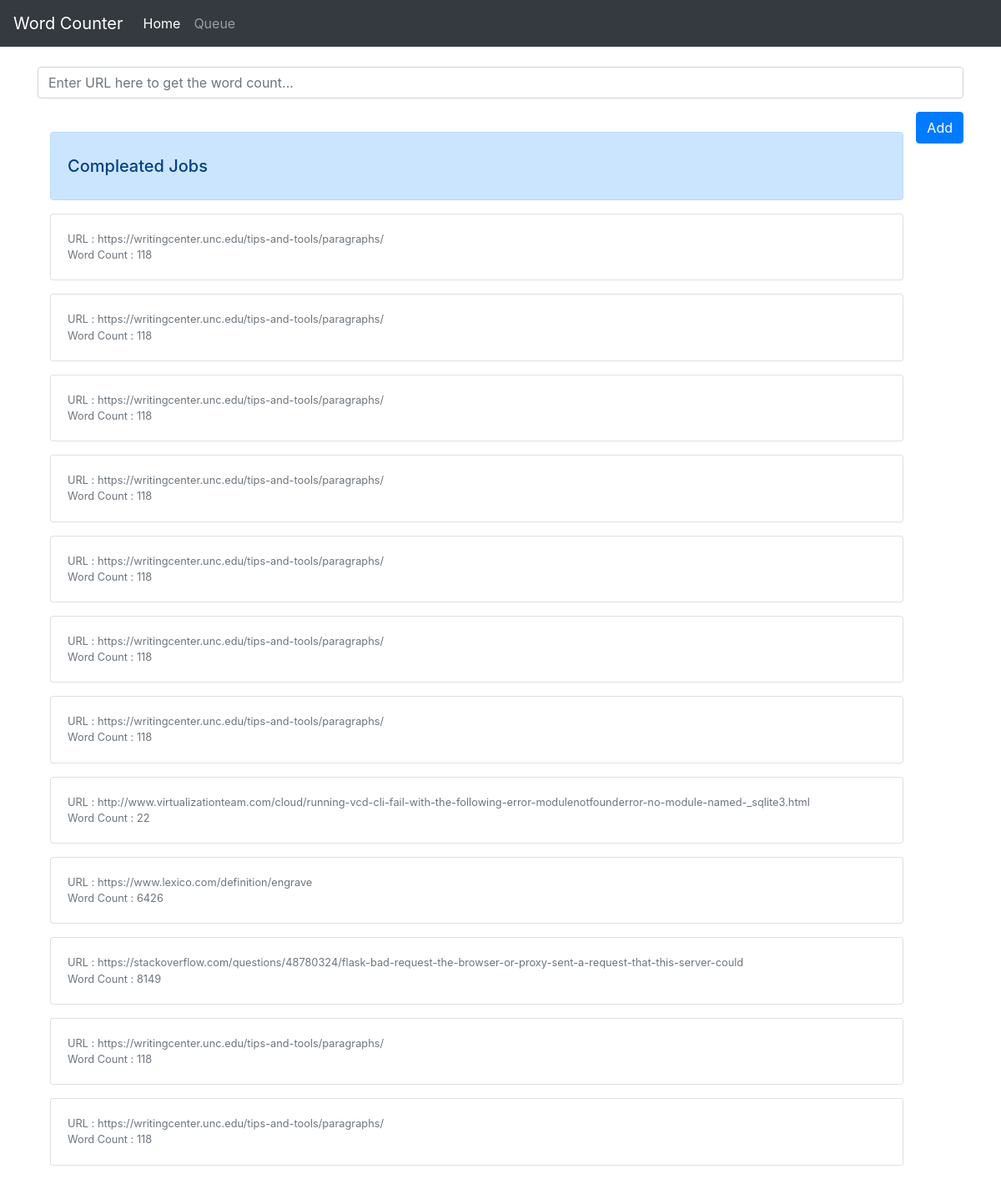
/index, run on the app's committed database.
### routes.py (models this page shows, shortened)
class jobsdb(db.Model):
    jobid = db.Column(db.Integer, primary_key=True)
    url = db.Column(db.String, nullable=False, primary_key=False)
    status = db.Column(db.String, nullable=False, primary_key=False)
    jobresult = db.Column(db.String, nullable=False, primary_key=False)
    isActive = db.Column(db.Boolean, nullable=False, primary_key=False)
    timeTaken = db.Column(db.String, nullable=False, primary_key=False)

### routes.py (the view, shortened to what this page needs)
@app.route('/index', methods=['GET', 'POST'])
def index():
    jobs = q.jobs  # Get a list of jobs in the queue
    jobs = db.session.query(jobsdb).filter(jobsdb.jobresult != '')
    return render_template('index.html',jobs=jobs)

### templates/index.html (shortened to what this page needs)
<!DOCTYPE html>
<html>
  <head>
    <link rel="stylesheet" href="https://stackpath.bootstrapcdn.com/bootstrap/4.3.1/css/bootstrap.min.css">
  </head>
  <body>
    <nav class="navbar navbar-expand-lg navbar-dark bg-dark">
      <a class="navbar-brand" href="#">Word Counter</a>
      <div class="collapse navbar-collapse" id="navbarNavDropdown">
        <ul class="navbar-nav">
          <li class="nav-item active">
            <a class="nav-link" href="index">Home <span class="sr-only">(current)</span></a>
          </li>
          <li class="nav-item">
            <a class="nav-link" href="qjobs">Queue</a>
          </li>
        </ul>
      </div>
    </nav>
<br />
    <div class="container">
      <form role="form" method='POST' action='/index'>
        <div class="form-group">
          <input type="text" name="url" class="form-control" id="url-box" placeholder="Enter URL here to get the word count..."  autofocus required>
        </div>
        <button style="float: right;" type="submit" class="btn btn-primary">Add</button>
      </form>
      <br>
    </div>
    <div class="container">
    <div class="row">
      <div class="col">
    <div class="alert alert-primary" role="alert">
        <h5 class="mt-3 mb-3">Compleated Jobs</h5>
    </div>
        {% if jobs %}
        {% for job in jobs %}
        <div class="card mb-3">
          <div class="card-body">
            <small class="text-muted d-block">URL : {{ job.url }}</small>
            <small class="text-muted d-block">Word Count : {{ job.jobresult }}</small>
          </div>
        </div>
        {% endfor %}
        {% else %}
        <p>No jobs in the Database</p>
        {% endif %}
      </div>
    </div>
  </div>
     </body>
</html>

### data on the page
jobsdb: url "https://writingcenter.unc.edu/tips-and-tools/paragraphs/", jobresult "118"
jobsdb: url "https://writingcenter.unc.edu/tips-and-tools/paragraphs/", jobresult "118"
jobsdb: url "https://writingcenter.unc.edu/tips-and-tools/paragraphs/", jobresult "118"
jobsdb: url "https://writingcenter.unc.edu/tips-and-tools/paragraphs/", jobresult "118"
jobsdb: url "https://writingcenter.unc.edu/tips-and-tools/paragraphs/", jobresult "118"
jobsdb: url "https://writingcenter.unc.edu/tips-and-tools/paragraphs/", jobresult "118"
jobsdb: url "https://writingcenter.unc.edu/tips-and-tools/paragraphs/", jobresult "118"
jobsdb: url "http://www.virtualizationteam.com/cloud/running-vcd-cli-fail-with-the-following-error-modulenotfounderror-no-module-named-_sqlite3.html", jobresult "22"
jobsdb: url "https://www.lexico.com/definition/engrave", jobresult "6426"
jobsdb: url "https://stackoverflow.com/questions/48780324/flask-bad-request-the-browser-or-proxy-sent-a-request-that-this-server-could", jobresult "8149"
jobsdb: url "https://writingcenter.unc.edu/tips-and-tools/paragraphs/", jobresult "118"
jobsdb: url "https://writingcenter.unc.edu/tips-and-tools/paragraphs/", jobresult "118"
